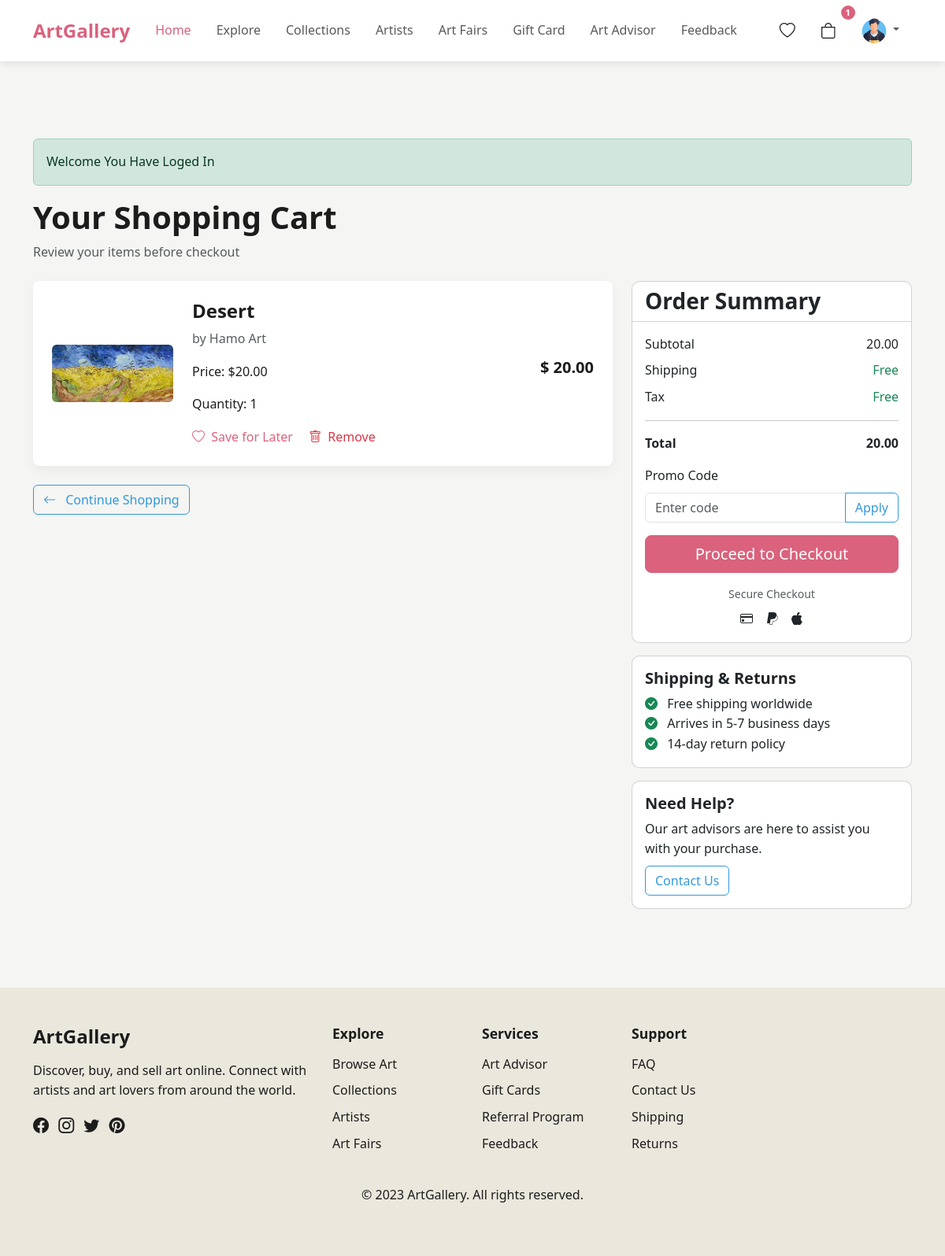
The app's page /pages/cart.php (signed in) with its own data.
### tables this page shows
CREATE TABLE `cart` (
  `id` int(255) NOT NULL,
  `user_id` int(11) DEFAULT NULL,
  `email` varchar(255) DEFAULT NULL,
  `artwork_id` int(11) DEFAULT NULL,
  `quantity` int(11) DEFAULT 1,
  `created_at` timestamp NOT NULL DEFAULT current_timestamp()
);

CREATE TABLE `artworks` (
  `id` int(11) NOT NULL,
  `publisher_id` int(11) NOT NULL,
  `title` varchar(255) DEFAULT NULL,
  `artist_name` varchar(255) DEFAULT NULL,
  `category` varchar(100) DEFAULT NULL,
  `price` decimal(10,2) DEFAULT NULL,
  `quantity` int(11) DEFAULT NULL,
  `description` text DEFAULT NULL,
  `year_created` int(11) DEFAULT NULL,
  `width` decimal(10,2) DEFAULT NULL,
  `height` decimal(10,2) DEFAULT NULL,
  `materials` varchar(255) DEFAULT NULL,
  `main_image` varchar(255) DEFAULT NULL,
  `created_at` timestamp NOT NULL DEFAULT current_timestamp()
);

### class/class.php (called while the page is built, shortened)
<?php
class Visitor extends User
{
    public static function Cart()
    {
        require_once('../includes/conn.php');
        $user_id = $_SESSION['user_id'];
        $cart = "SELECT cart.*, artworks.title, artworks.price, artworks.main_image , artworks.artist_name
                FROM cart
                JOIN artworks ON cart.artwork_id = artworks.id
                WHERE cart.user_id = $user_id";
        if ($resultCart = mysqli_query($conn, $cart)) {
            return $resultCart;
        }
    }
}

### pages/cart.php (the view, shortened to what this page needs)
<!DOCTYPE html>
<html lang="en">
<head>
    <link rel="stylesheet" href="https://cdn.jsdelivr.net/npm/bootstrap@5.3.0/dist/css/bootstrap.min.css">
    <link rel="stylesheet" href="https://cdn.jsdelivr.net/npm/bootstrap-icons@1.11.1/font/bootstrap-icons.css">
    <link rel="stylesheet" href="../assets/css/style.css">
</head>
<body>
    <?php
    include '../includes/header.php';
    require_once('../class/class.php')
    ?>
    <section class="cart-section">
        <div class="container">
            <div class="section-header mb-4">
                <?php
                include '../includes/msg.php';
                ?>
                <h1>Your Shopping Cart</h1>
                <p class="text-muted">Review your items before checkout</p>
            </div>
            <div class="row">
                <div class="col-lg-8">
                    <div class="cart-items">
                        <?php
                        $result = Visitor::Cart();
                        $total = 0;
                        while ($row = mysqli_fetch_assoc($result)) {
                            $subtotal = $row['price'] * $row['quantity'];
                            $total += $subtotal;
                        ?>
                            <div class="cart-item">
                                <div class="row align-items-center">
                                    <div class="col-md-3">
                                        <img src="../admin/back/<?php echo $row['main_image'] ?>" alt="Colorful Abstraction" class="img-fluid rounded">
                                    </div>
                                    <div class="col-md-6">
                                        <h4><?php echo $row['title'] ?></h4>
                                        <p class="text-muted">by <?php echo $row['artist_name'] ?></p>
                                        <div class="item-details">
                                            <p class="item-info">Price: $<?php echo number_format($row['price'], 2) ?></p>
                                            <p class="item-info">Quantity: <?php echo $row['quantity'] ?></p>
                                        </div>
                                        <div class="item-actions mt-2">
                                            <a href="#" class="text-decoration-none me-3">
                                                <i class="bi bi-heart me-1"></i> Save for Later
                                            </a>
                                            <a href="../back/handle_cart.php?id_del=<?php echo $row['id'] ?>" class="text-decoration-none text-danger">
                                                <i class="bi bi-trash me-1"></i> Remove
                                            </a>
                                        </div>
                                    </div>
                                    <div class="col-md-3 text-end">
                                        <p class="item-price fw-bold">$ <?php echo number_format($subtotal, 2) ?></p>
                                    </div>
                                </div>
                            </div>
                        <?php
                        }
                        ?>
                    </div>
                    <div class="continue-shopping mt-4">
                        <a href="explore.php" class="btn btn-outline-primary">
                            <i class="bi bi-arrow-left me-2"></i> Continue Shopping
                        </a>
                    </div>
                </div>
                <div class="col-lg-4">
                    <div class="order-summary">
                        <div class="card">
                            <div class="card-header">
                                <h3 class="mb-0">Order Summary</h3>
                            </div>
                            <div class="card-body">
                                <div class="summary-item d-flex justify-content-between mb-2">
                                    <span>Subtotal</span>
                                    <span><?php echo number_format($total, 2) ?></span>
                                </div>
                                <div class="summary-item d-flex justify-content-between mb-2">
                                    <span>Shipping</span>
                                    <span class="text-success">Free</span>
                                </div>
                                <div class="summary-item d-flex justify-content-between mb-2">
                                    <span>Tax</span>
                                    <span class="text-success">Free</span>
                                </div>
                                <hr>
                                <div class="summary-total d-flex justify-content-between mb-3">
                                    <span class="fw-bold">Total</span>
                                    <span class="fw-bold"><?php echo number_format($total, 2) ?></span>
                                </div>
                                <div class="promo-code mb-3">
                                    <label for="promoCode" class="form-label">Promo Code</label>
                                    <div class="input-group">
                                        <input type="text" class="form-control" id="promoCode" placeholder="Enter code">
                                        <button class="btn btn-outline-primary" type="button">Apply</button>
                                    </div>
                                </div>
                                <div class="d-grid">
                                    <form action="../back/handle_checkout.php" method="post">
                                        <div class="d-grid">
                                            <button type="submit" class="btn btn-primary btn-lg">Proceed to Checkout</button>
                                        </div>
                                    </form>
                                </div>
                                <div class="payment-options mt-3 text-center">
                                    <p class="text-muted small mb-2">Secure Checkout</p>
                                    <div class="d-flex justify-content-center gap-3">
                                        <i class="bi bi-credit-card"></i>
                                        <i class="bi bi-paypal"></i>
                                        <i class="bi bi-apple"></i>
                                    </div>
                                </div>
                            </div>
                        </div>
                        <div class="shipping-policy mt-3">
                            <div class="card">
                                <div class="card-body">
                                    <h5>Shipping & Returns</h5>
                                    <ul class="list-unstyled mb-0">
                                        <li><i class="bi bi-check-circle-fill text-success me-2"></i> Free shipping worldwide</li>
                                        <li><i class="bi bi-check-circle-fill text-success me-2"></i> Arrives in 5-7 business days</li>
                                        <li><i class="bi bi-check-circle-fill text-success me-2"></i> 14-day return policy</li>
                                    </ul>
                                </div>
                            </div>
                        </div>
                        <div class="need-help mt-3">
                            <div class="card">
                                <div class="card-body">
                                    <h5>Need Help?</h5>
                                    <p class="mb-2">Our art advisors are here to assist you with your purchase.</p>
                                    <a href="#" class="btn btn-outline-primary">Contact Us</a>
                                </div>
                            </div>
                        </div>
                    </div>
                </div>
            </div>
        </div>
    </section>
    <?php
    include '../includes/footer.php';
    ?>
</body>
</html>

### assets/css/style.css (style rules this page uses)
:root { --primary-color: #da627d; --primary-color-hover: #c55570; --secondary-color: #eae7dc; --main-bg-color: #f5f5f3; --primary-text: #1c1c1c; --secondary-text: #5f5f5f; --error-color: #d72638; }
body { font-family: "Segoe UI", Tahoma, Geneva, Verdana, sans-serif; background-color: var(--main-bg-color); color: var(--primary-text); padding-top: 76px; line-height: 1.6; }
h1, h2, h3, h4, h5, h6 { font-weight: 600; }
a { color: var(--primary-color); transition: color 0.3s ease; }
.btn-primary { background-color: var(--primary-color); border-color: var(--primary-color); }
.btn-outline-primary { color: var(--primary-color); border-color: var(--primary-color); }
.section-header { margin-bottom: 3rem; }
.btn-outline-primary { border: 1px solid #3498db; color: #3498db; }
.cart-section { padding: 100px 0; }
.cart-item { background-color: white; border-radius: 0.5rem; box-shadow: 0 5px 15px rgba(0, 0, 0, 0.05); padding: 1.5rem; margin-bottom: 1.5rem; }
.item-price { font-size: 1.25rem; }
.order-summary { position: sticky; top: 100px; }
.card { border-radius: 10px; overflow: hidden; }
.card-header, .card-footer { background-color: transparent; }

### records on screen
cart: artwork.main_image (picture), artwork.title "Desert", artwork.artist_name "Hamo Art", artwork.price "20.00", quantity "1"

### other values on screen
$cartCount "1"
$_SESSION['msg'] "Welcome You Have Loged In"
$total "20.00"
